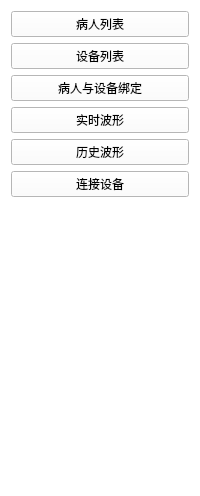
    <widget class="QWidget" name="widget" native="true">
     <property name="styleSheet">
      <string notr="true">background-color: rgb(255, 255, 255);</string>
     </property>
     <layout class="QVBoxLayout" name="verticalLayout_2">
      <item>
       <layout class="QVBoxLayout" name="verticalLayout">
        <item>
         <widget class="QPushButton" name="patientButton">
          <property name="sizePolicy">
           <sizepolicy hsizetype="Preferred" vsizetype="Preferred">
            <horstretch>0</horstretch>
            <verstretch>0</verstretch>
           </sizepolicy>
          </property>
          <property name="text">
           <string>病人列表</string>
          </property>
         </widget>
        </item>
        <item>
         <widget class="QPushButton" name="deviceButton">
          <property name="sizePolicy">
           <sizepolicy hsizetype="Preferred" vsizetype="Preferred">
            <horstretch>0</horstretch>
            <verstretch>0</verstretch>
           </sizepolicy>
          </property>
          <property name="text">
           <string>设备列表</string>
          </property>
         </widget>
        </item>
        <item>
         <widget class="QPushButton" name="bindButton">
          <property name="sizePolicy">
           <sizepolicy hsizetype="Preferred" vsizetype="Preferred">
            <horstretch>0</horstretch>
            <verstretch>0</verstretch>
           </sizepolicy>
          </property>
          <property name="text">
           <string>病人与设备绑定</string>
          </property>
         </widget>
        </item>
        <item>
         <widget class="QPushButton" name="realtimeButton">
          <property name="sizePolicy">
           <sizepolicy hsizetype="Preferred" vsizetype="Preferred">
            <horstretch>0</horstretch>
            <verstretch>0</verstretch>
           </sizepolicy>
          </property>
          <property name="text">
           <string>实时波形</string>
          </property>
         </widget>
        </item>
        <item>
         <widget class="QPushButton" name="historyButton">
          <property name="sizePolicy">
           <sizepolicy hsizetype="Preferred" vsizetype="Preferred">
            <horstretch>0</horstretch>
            <verstretch>0</verstretch>
           </sizepolicy>
          </property>
          <property name="text">
           <string>历史波形</string>
          </property>
         </widget>
        </item>
        <item>
         <widget class="QPushButton" name="connectButton">
          <property name="text">
           <string>连接设备</string>
          </property>
         </widget>
        </item>
       </layout>
      </item>
      <item>
       <spacer name="verticalSpacer">
        <property name="orientation">
         <enum>Qt::Vertical</enum>
        </property>
        <property name="sizeHint" stdset="0">
         <size>
          <width>20</width>
          <height>288</height>
         </size>
        </property>
       </spacer>
      </item>
     </layout>
    </widget>
